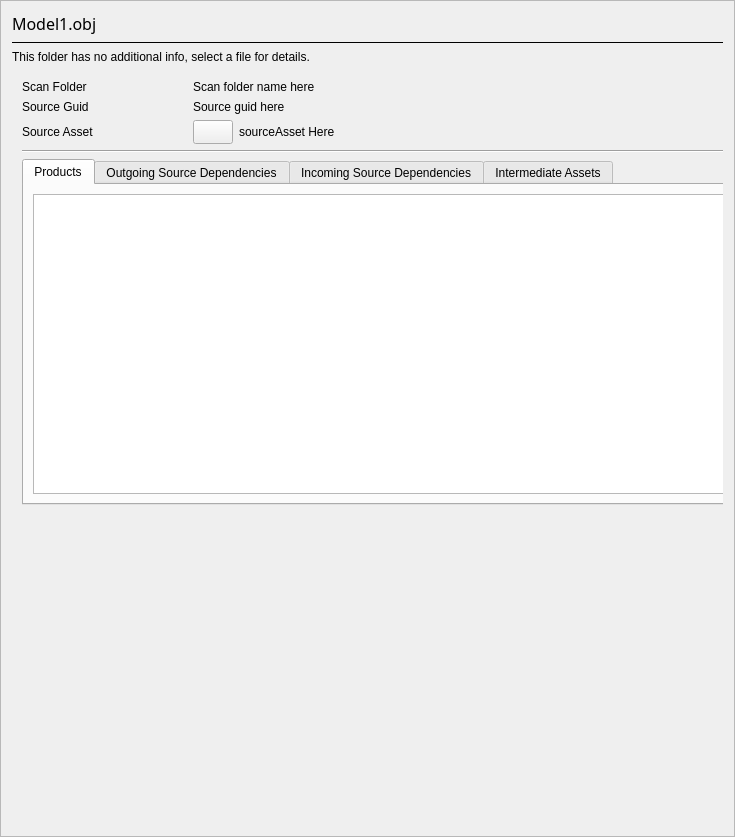
<?xml version="1.0" encoding="UTF-8"?>
<ui version="4.0">
 <class>SourceAssetDetailsPanel</class>
 <widget class="QFrame" name="SourceAssetDetailsPanel">
  <property name="geometry">
   <rect>
    <x>0</x>
    <y>0</y>
    <width>735</width>
    <height>837</height>
   </rect>
  </property>
  <property name="sizePolicy">
   <sizepolicy hsizetype="Expanding" vsizetype="Preferred">
    <horstretch>0</horstretch>
    <verstretch>0</verstretch>
   </sizepolicy>
  </property>
  <property name="frameShape">
   <enum>QFrame::StyledPanel</enum>
  </property>
  <layout class="QVBoxLayout" name="verticalLayout">
   <property name="sizeConstraint">
    <enum>QLayout::SetDefaultConstraint</enum>
   </property>
   <item>
    <widget class="QLabel" name="assetNameLabel">
     <property name="font">
      <font>
       <family>16pt</family>
       <pointsize>12</pointsize>
       <weight>50</weight>
       <italic>false</italic>
       <bold>false</bold>
      </font>
     </property>
     <property name="text">
      <string>Model1.obj</string>
     </property>
     <property name="alignment">
      <set>Qt::AlignLeading</set>
     </property>
     <property name="class" stdset="0">
      <string>Title</string>
     </property>
    </widget>
   </item>
   <item>
    <layout class="QVBoxLayout" name="sourcePanelLayout">
     <item>
      <widget class="Line" name="AssetDetailsSeparator">
       <property name="styleSheet">
        <string notr="true"/>
       </property>
       <property name="frameShadow">
        <enum>QFrame::Plain</enum>
       </property>
       <property name="orientation">
        <enum>Qt::Horizontal</enum>
       </property>
      </widget>
     </item>
     <item>
      <widget class="QLabel" name="folderSelectedDescription">
       <property name="sizePolicy">
        <sizepolicy hsizetype="Preferred" vsizetype="Fixed">
         <horstretch>0</horstretch>
         <verstretch>0</verstretch>
        </sizepolicy>
       </property>
       <property name="text">
        <string>This folder has no additional info, select a file for details.</string>
       </property>
      </widget>
     </item>
     <item>
      <widget class="QScrollArea" name="scrollArea">
       <property name="frameShape">
        <enum>QFrame::NoFrame</enum>
       </property>
       <property name="sizeAdjustPolicy">
        <enum>QAbstractScrollArea::AdjustToContents</enum>
       </property>
       <property name="widgetResizable">
        <bool>true</bool>
       </property>
       <widget class="QWidget" name="scrollAreaWidgetContents">
        <property name="geometry">
         <rect>
          <x>0</x>
          <y>0</y>
          <width>713</width>
          <height>760</height>
         </rect>
        </property>
        <property name="sizePolicy">
         <sizepolicy hsizetype="Expanding" vsizetype="Expanding">
          <horstretch>0</horstretch>
          <verstretch>0</verstretch>
         </sizepolicy>
        </property>
        <widget class="QWidget" name="verticalLayoutWidget">
         <property name="geometry">
          <rect>
           <x>10</x>
           <y>10</y>
           <width>833</width>
           <height>425</height>
          </rect>
         </property>
         <layout class="QVBoxLayout" name="scrollableVerticalLayout">
          <item>
           <layout class="QGridLayout" name="headerGrid" columnstretch="1,4">
            <item row="0" column="0">
             <widget class="QLabel" name="scanFolderTitleLabel">
              <property name="text">
               <string>Scan Folder</string>
              </property>
              <property name="alignment">
               <set>Qt::AlignLeading|Qt::AlignLeft|Qt::AlignVCenter</set>
              </property>
             </widget>
            </item>
            <item row="0" column="1">
             <widget class="QLabel" name="scanFolderValueLabel">
              <property name="text">
               <string>Scan folder name here</string>
              </property>
              <property name="textInteractionFlags">
               <set>Qt::LinksAccessibleByMouse|Qt::TextSelectableByKeyboard|Qt::TextSelectableByMouse</set>
              </property>
             </widget>
            </item>
            <item row="1" column="1">
             <widget class="QLabel" name="sourceGuidValueLabel">
              <property name="text">
               <string>Source guid here</string>
              </property>
              <property name="textInteractionFlags">
               <set>Qt::LinksAccessibleByMouse|Qt::TextSelectableByKeyboard|Qt::TextSelectableByMouse</set>
              </property>
             </widget>
            </item>
            <item row="1" column="0">
             <widget class="QLabel" name="sourceGuidTitleLabel">
              <property name="text">
               <string>Source Guid</string>
              </property>
              <property name="alignment">
               <set>Qt::AlignLeading|Qt::AlignLeft|Qt::AlignVCenter</set>
              </property>
             </widget>
            </item>
             <item row="2" column="0">
               <widget class="QLabel" name="sourceAssetTitleLabel">
                 <property name="text">
                   <string>Source Asset</string>
                 </property>
                 <property name="alignment">
                   <set>Qt::AlignLeading|Qt::AlignLeft|Qt::AlignVCenter</set>
                 </property>
               </widget>
             </item>
             <item row="2" column="1">
               <layout class="QHBoxLayout" name="sourceAsset">
                 <item>
                   <widget class="AssetProcessor::GoToButton" name="gotoAssetButton">
                     <property name="sizePolicy">
                       <sizepolicy hsizetype="Fixed" vsizetype="Fixed">
                         <horstretch>0</horstretch>
                         <verstretch>0</verstretch>
                       </sizepolicy>
                     </property>
                     <property name="minimumSize">
                       <size>
                         <width>24</width>
                         <height>24</height>
                       </size>
                     </property>
                   </widget>
                 </item>
                 <item>
                   <widget class="QLabel" name="sourceAssetValueLabel">
                     <property name="text">
                       <string>sourceAsset Here</string>
                     </property>
                     <property name="textInteractionFlags">
                       <set>Qt::LinksAccessibleByMouse|Qt::TextSelectableByKeyboard|Qt::TextSelectableByMouse</set>
                     </property>
                   </widget>
                 </item>
               </layout>
             </item>
           </layout>
          </item>
          <item>
           <widget class="Line" name="AssetInfoSeparatorLine">
            <property name="orientation">
             <enum>Qt::Horizontal</enum>
            </property>
           </widget>
          </item>
          <item>
           <widget class="QTabWidget" name="SourceAssetDetailTabs">
            <property name="currentIndex">
             <number>0</number>
            </property>
            <widget class="QWidget" name="OutputTab">
             <property name="sizePolicy">
              <sizepolicy hsizetype="Expanding" vsizetype="Expanding">
               <horstretch>0</horstretch>
               <verstretch>0</verstretch>
              </sizepolicy>
             </property>
             <attribute name="title">
              <string>Products</string>
             </attribute>
             <layout class="QVBoxLayout" name="ProductTabVerticalLayout" stretch="0">
              <item>
               <widget class="QTableWidget" name="productTable">
                <property name="verticalScrollBarPolicy">
                 <enum>Qt::ScrollBarAsNeeded</enum>
                </property>
                <property name="horizontalScrollBarPolicy">
                 <enum>Qt::ScrollBarAsNeeded</enum>
                </property>
                <property name="sizeAdjustPolicy">
                 <enum>QAbstractScrollArea::AdjustIgnored</enum>
                </property>
                <property name="editTriggers">
                 <set>QAbstractItemView::NoEditTriggers</set>
                </property>
                <property name="showDropIndicator" stdset="0">
                 <bool>false</bool>
                </property>
                <property name="dragDropOverwriteMode">
                 <bool>false</bool>
                </property>
                <property name="alternatingRowColors">
                 <bool>true</bool>
                </property>
                <property name="selectionMode">
                 <enum>QAbstractItemView::SingleSelection</enum>
                </property>
                <property name="textElideMode">
                 <enum>Qt::ElideNone</enum>
                </property>
                <property name="horizontalScrollMode">
                 <enum>QAbstractItemView::ScrollPerPixel</enum>
                </property>
                <property name="showGrid">
                 <bool>false</bool>
                </property>
                <property name="columnCount">
                 <number>2</number>
                </property>
                <attribute name="horizontalHeaderVisible">
                 <bool>false</bool>
                </attribute>
                <attribute name="horizontalHeaderMinimumSectionSize">
                 <number>24</number>
                </attribute>
                <attribute name="horizontalHeaderDefaultSectionSize">
                 <number>24</number>
                </attribute>
                <attribute name="horizontalHeaderStretchLastSection">
                 <bool>true</bool>
                </attribute>
                <attribute name="verticalHeaderVisible">
                 <bool>false</bool>
                </attribute>
                <attribute name="verticalHeaderStretchLastSection">
                 <bool>false</bool>
                </attribute>
                <column/>
                <column/>
               </widget>
              </item>
             </layout>
            </widget>
            <widget class="QWidget" name="OutgoingSourceDependenciesTab">
             <attribute name="title">
              <string>Outgoing Source Dependencies</string>
             </attribute>
             <layout class="QVBoxLayout" name="OutgoingSourceDependenciesLayout" stretch="0">
              <item>
               <widget class="QTableWidget" name="outgoingSourceDependenciesTable">
                <property name="verticalScrollBarPolicy">
                 <enum>Qt::ScrollBarAsNeeded</enum>
                </property>
                <property name="horizontalScrollBarPolicy">
                 <enum>Qt::ScrollBarAsNeeded</enum>
                </property>
                <property name="sizeAdjustPolicy">
                 <enum>QAbstractScrollArea::AdjustIgnored</enum>
                </property>
                <property name="editTriggers">
                 <set>QAbstractItemView::NoEditTriggers</set>
                </property>
                <property name="showDropIndicator" stdset="0">
                 <bool>false</bool>
                </property>
                <property name="dragDropOverwriteMode">
                 <bool>false</bool>
                </property>
                <property name="alternatingRowColors">
                 <bool>true</bool>
                </property>
                <property name="selectionMode">
                 <enum>QAbstractItemView::SingleSelection</enum>
                </property>
                <property name="showGrid">
                 <bool>false</bool>
                </property>
                <property name="columnCount">
                 <number>2</number>
                </property>
                <attribute name="horizontalHeaderVisible">
                 <bool>false</bool>
                </attribute>
                <attribute name="horizontalHeaderMinimumSectionSize">
                 <number>24</number>
                </attribute>
                <attribute name="horizontalHeaderDefaultSectionSize">
                 <number>24</number>
                </attribute>
                <attribute name="horizontalHeaderStretchLastSection">
                 <bool>true</bool>
                </attribute>
                <attribute name="verticalHeaderVisible">
                 <bool>false</bool>
                </attribute>
                <attribute name="verticalHeaderStretchLastSection">
                 <bool>false</bool>
                </attribute>
                <column/>
                <column/>
               </widget>
              </item>
             </layout>
            </widget>
            <widget class="QWidget" name="IncomingSourceDependenciesTab">
             <attribute name="title">
              <string>Incoming Source Dependencies</string>
             </attribute>
             <layout class="QVBoxLayout" name="IncomingSourceDependenciesLayout" stretch="0">
              <item>
               <widget class="QTableWidget" name="incomingSourceDependenciesTable">
                <property name="verticalScrollBarPolicy">
                 <enum>Qt::ScrollBarAsNeeded</enum>
                </property>
                <property name="horizontalScrollBarPolicy">
                 <enum>Qt::ScrollBarAsNeeded</enum>
                </property>
                <property name="sizeAdjustPolicy">
                 <enum>QAbstractScrollArea::AdjustIgnored</enum>
                </property>
                <property name="editTriggers">
                 <set>QAbstractItemView::NoEditTriggers</set>
                </property>
                <property name="showDropIndicator" stdset="0">
                 <bool>false</bool>
                </property>
                <property name="dragDropOverwriteMode">
                 <bool>false</bool>
                </property>
                <property name="alternatingRowColors">
                 <bool>true</bool>
                </property>
                <property name="selectionMode">
                 <enum>QAbstractItemView::SingleSelection</enum>
                </property>
                <property name="showGrid">
                 <bool>false</bool>
                </property>
                <property name="columnCount">
                 <number>2</number>
                </property>
                <attribute name="horizontalHeaderVisible">
                 <bool>false</bool>
                </attribute>
                <attribute name="horizontalHeaderMinimumSectionSize">
                 <number>24</number>
                </attribute>
                <attribute name="horizontalHeaderDefaultSectionSize">
                 <number>24</number>
                </attribute>
                <attribute name="horizontalHeaderStretchLastSection">
                 <bool>true</bool>
                </attribute>
                <attribute name="verticalHeaderVisible">
                 <bool>false</bool>
                </attribute>
                <attribute name="verticalHeaderStretchLastSection">
                 <bool>false</bool>
                </attribute>
                <column/>
                <column/>
               </widget>
              </item>
             </layout>
            </widget>

             <widget class="QWidget" name="IntermediateAssetsTab">
               <attribute name="title">
                 <string>Intermediate Assets</string>
               </attribute>
               <layout class="QVBoxLayout" name="IntermediateAssetsLayout" stretch="0">
                 <item>
                   <widget class="QTableWidget" name="IntermediateAssetsTable">
                     <property name="verticalScrollBarPolicy">
                       <enum>Qt::ScrollBarAsNeeded</enum>
                     </property>
                     <property name="horizontalScrollBarPolicy">
                       <enum>Qt::ScrollBarAsNeeded</enum>
                     </property>
                     <property name="sizeAdjustPolicy">
                       <enum>QAbstractScrollArea::AdjustIgnored</enum>
                     </property>
                     <property name="editTriggers">
                       <set>QAbstractItemView::NoEditTriggers</set>
                     </property>
                     <property name="showDropIndicator" stdset="0">
                       <bool>false</bool>
                     </property>
                     <property name="dragDropOverwriteMode">
                       <bool>false</bool>
                     </property>
                     <property name="alternatingRowColors">
                       <bool>true</bool>
                     </property>
                     <property name="selectionMode">
                       <enum>QAbstractItemView::SingleSelection</enum>
                     </property>
                     <property name="showGrid">
                       <bool>false</bool>
                     </property>
                     <property name="columnCount">
                       <number>2</number>
                     </property>
                     <attribute name="horizontalHeaderVisible">
                       <bool>false</bool>
                     </attribute>
                     <attribute name="horizontalHeaderMinimumSectionSize">
                       <number>24</number>
                     </attribute>
                     <attribute name="horizontalHeaderDefaultSectionSize">
                       <number>24</number>
                     </attribute>
                     <attribute name="horizontalHeaderStretchLastSection">
                       <bool>true</bool>
                     </attribute>
                     <attribute name="verticalHeaderVisible">
                       <bool>false</bool>
                     </attribute>
                     <attribute name="verticalHeaderStretchLastSection">
                       <bool>false</bool>
                     </attribute>
                     <column/>
                     <column/>
                   </widget>
                 </item>
               </layout>
             </widget>
           </widget>
          </item>
         </layout>
        </widget>
       </widget>
      </widget>
     </item>
    </layout>
   </item>
  </layout>
 </widget>
  <customwidgets>
    <customwidget>
      <class>AssetProcessor::GoToButton</class>
      <extends>QPushButton</extends>
      <header>native/ui/GoToButton.h</header>
      <container>1</container>
    </customwidget>
  </customwidgets>
  <resources>
    <include location="style/AssetProcessor.qrc"/>
  </resources>
 <connections/>
</ui>
